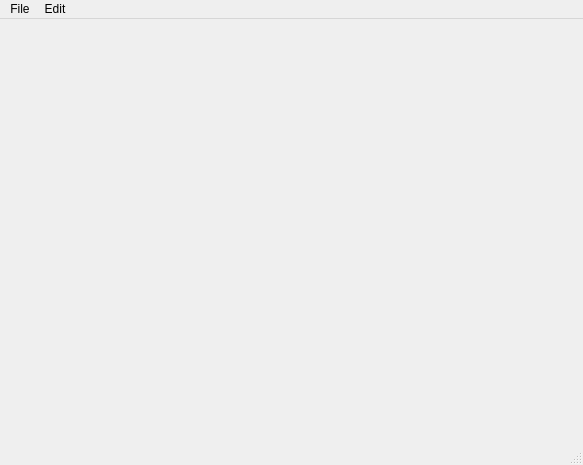
<?xml version="1.0" encoding="UTF-8"?>
<ui version="4.0">
 <class>MainWindow</class>
 <widget class="QMainWindow" name="MainWindow">
  <property name="geometry">
   <rect>
    <x>0</x>
    <y>0</y>
    <width>583</width>
    <height>465</height>
   </rect>
  </property>
  <property name="windowTitle">
   <string>MainWindow</string>
  </property>
  <widget class="QWidget" name="centralwidget">
   <layout class="QVBoxLayout" name="verticalLayout">
    <item>
     <widget class="QLabel" name="label_image">
      <property name="text">
       <string/>
      </property>
     </widget>
    </item>
   </layout>
  </widget>
  <widget class="QMenuBar" name="menubar">
   <property name="geometry">
    <rect>
     <x>0</x>
     <y>0</y>
     <width>583</width>
     <height>20</height>
    </rect>
   </property>
   <widget class="QMenu" name="menuFile">
    <property name="title">
     <string>File</string>
    </property>
    <addaction name="actionLoad_Image"/>
    <addaction name="actionSave"/>
    <addaction name="separator"/>
    <addaction name="actionExit"/>
   </widget>
   <widget class="QMenu" name="menuEdit">
    <property name="title">
     <string>Edit</string>
    </property>
    <addaction name="actionConvert"/>
    <addaction name="actionModify"/>
   </widget>
   <addaction name="menuFile"/>
   <addaction name="menuEdit"/>
  </widget>
  <widget class="QStatusBar" name="statusbar"/>
  <action name="actionLoad_Image">
   <property name="text">
    <string>Load Image</string>
   </property>
   <property name="shortcut">
    <string>Ctrl+O</string>
   </property>
  </action>
  <action name="actionExit">
   <property name="text">
    <string>Exit</string>
   </property>
  </action>
  <action name="actionConvert">
   <property name="text">
    <string>Convert Image</string>
   </property>
  </action>
  <action name="actionModify">
   <property name="text">
    <string>Modify Image</string>
   </property>
   <property name="toolTip">
    <string>Modify Image</string>
   </property>
  </action>
  <action name="actionSave">
   <property name="text">
    <string>Save As</string>
   </property>
  </action>
 </widget>
 <resources/>
 <connections/>
</ui>
